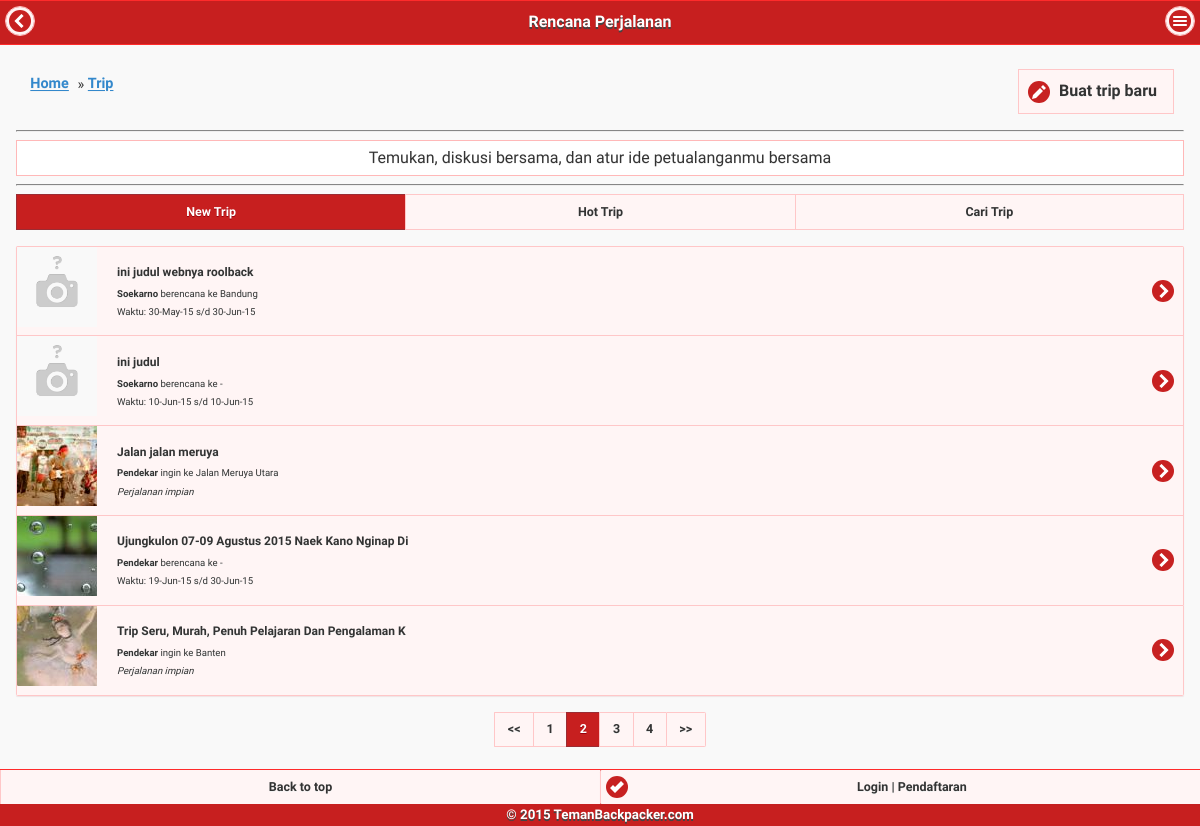
The page /trip/?page=2 on the database its author committed.
### tables this page shows
CREATE TABLE IF NOT EXISTS `tb_trip` (
  `trip_id` int(11) NOT NULL,
  `trip_user_id` int(11) NOT NULL,
  `trip_judul` varchar(50) DEFAULT NULL,
  `trip_tujuan` varchar(100) DEFAULT NULL,
  `trip_tujuan_geolat` double DEFAULT NULL,
  `trip_tujuan_geolng` double DEFAULT NULL,
  `trip_asal` varchar(100) DEFAULT NULL,
  `trip_asal_lat` double DEFAULT NULL,
  `trip_asal_lng` double DEFAULT NULL,
  `trip_jenis` char(2) DEFAULT NULL,
  `trip_kategori` char(2) DEFAULT NULL,
  `trip_date1` date DEFAULT NULL,
  `trip_date2` date DEFAULT NULL,
  `trip_detail` text,
  `trip_flag_comm` char(1) DEFAULT '0' COMMENT '1: ijinkan komentar | 0: tidak diijinkan komentar',
  `trip_flag_join` char(1) DEFAULT '0' COMMENT '1: ijinkan join | 0: tidak diijinkan join',
  `trip_created_date` timestamp NOT NULL DEFAULT CURRENT_TIMESTAMP,
  `trip_stats` int(11) NOT NULL DEFAULT '0',
  PRIMARY KEY (`trip_id`),
  KEY `idx_cari_tgl` (`trip_date1`,`trip_date2`)
);

### _include/db_function.php (called while the page is built, shortened)
<?php
include_once dirname(__FILE__).DIRECTORY_SEPARATOR.'fungsi.php';
$database = new mysqli(DBHOST, DBUSER, DBPASS, DBNAME);
$db =& $database;
function good_query($string, $debug=0)
{
    global $db;
    $result = $db->query($string);
    return $result;
}
?>

### _include/fungsi.php (called while the page is built, shortened)
<?php
function make_seo_name($title)
{
	return preg_replace('/[^a-z0-9_-]/i', '', strtolower(str_replace(' ', '-', trim($title))));
}
?>

### _include/trip.php (the view, shortened to what this page needs)
<?php
if(@$statuskoneksi != 'connected'){
	require_once dirname(__FILE__).DIRECTORY_SEPARATOR.'db_function.php';
}
function Tripnya ($sql)
{
    $result = good_query($sql);
    $arr = array();
    while ($row = mysqli_fetch_assoc($result)){
        $tujuan = "-";
        if (!empty($row['trip_tujuan'])) {
            $tujuan = implode(",", array_slice(explode(",", $row['trip_tujuan']), 0, 1));
        }
       if (trim($row['trip_date1']) == '0000-00-00'){
           $trip_date = "<i>Perjalanan impian</i>";
           $konjungsi = " ingin";
       }else{
           $trip_date = "Waktu: ".tanggalan($row['trip_date1']) ." s/d ". tanggalan($row['trip_date2']);
           $konjungsi = " berencana";
       }
       if (!empty($row['trip_gambar'])) {
            $foto = $row['trip_gambar'];
        } else {
            $foto = "default.gif";
        }
        $label = "<b>". $row['user_username'] ."</b>". $konjungsi ." ke ". $tujuan;
        if (!empty(@$row['distance'])){
            $arr[] = array("trip_id"            => $row['trip_id'],
                        "trip_judul"            => $row['trip_judul'],
                        "href"                  => URLSITUS . 'trip/lihat/' . make_seo_name($row['trip_judul']) . '/' . $row['trip_id'] .'/',
                        "label"                 => $row['user_username'],
                        "trip_created_date"     => $row['trip_created_date'],
                        "chat"                  => @$row['chat'],
                        "trip_gambar"           => $foto,
                        "trip_date"             => $trip_date,
                        "label"                 => $label,
                        "distance"              => $row['distance']
                        );
        }else{
            $arr[] = array("trip_id"            => $row['trip_id'],
                        "trip_judul"            => $row['trip_judul'],
                        "label"                 => $row['user_username'],
                        "trip_created_date"     => $row['trip_created_date'],
                        "chat"                  => @$row['chat'],
                        "trip_gambar"           => $foto,
                        "trip_date"             => $trip_date,
                        "label"                 => $label
                        );
        }
    }
    return $arr;
}
function Trip_load_new($page, $batas)
{
    $posisi = (int) $batas * ( (int) $page-1);
    $sql = "select *
            from v_trip_list
            limit {$posisi}, {$batas}" ;
    return Tripnya($sql);
}
function Trip_load_hot()
{
$sql ="select ( ((a.trip_stats)*0.3) + ((select count(1) from tb_chat b where b.chat_trip_id = a.trip_id)*0.7) ) as point,
        a.*
        from v_trip_list a
        where a.trip_created_date between date_sub(now(),INTERVAL 4 WEEK) and now()
        and (a.trip_date2 > now() OR a.trip_date2 = '0000-00-00')
        order by point desc limit 0, 10";
    return Tripnya($sql);
}
function Trip_list($trip_list) {
    if (empty($trip_list)) {
        echo 'Data Trip tidak ditemukan';
    } else {
        foreach ($trip_list as $t) {
            echo '<li>
                    <a href="' . URLSITUS . 'trip/lihat/' . make_seo_name($t['trip_judul']) . '/' . $t['trip_id'] . '/" data-ajax="false">
                        <img src="' . URLSITUS . '_gambar/galeri/thumb2/' . $t['trip_gambar'] . '" class="ui-li-thumb">
                        <p class="normalin"><b>' . $t['trip_judul'] .'</b></p>
                        <p class="hrfKecilBgt">' . @$t['label'] . '</p>
                        <p class="hrfKecilBgt normalin">' . $t['trip_date'] . '</p>
                    </a>
                 </li>';
        }
    }
}
?>

### css/tb.css (style rules this page uses)
.hrfKecilBgt { font-size: .6em !important; }
.normalin { white-space:normal !important; }

### rows shown on the page
tb_trip: trip_date1 "berencana", trip_tujuan "Bandung"
tb_trip: trip_judul "ini judul", user_username "Soekarno", trip_date1 "berencana", trip_date "Waktu: 10-Jun-15 s/d 10-Jun-15"
tb_trip: shows a picture, trip_judul "Jalan jalan meruya", user_username "Pendekar", trip_date1 "ingin", trip_tujuan "Jalan Meruya Utara", shows "Perjalanan impian"
tb_trip: shows a picture, trip_judul "Ujungkulon 07-09 Agustus 2015 Naek Kano Nginap Di", user_username "Pendekar", trip_date1 "berencana", trip_date "Waktu: 19-Jun-15 s/d 30-Jun-15"
tb_trip: shows a picture, trip_judul "Trip Seru, Murah, Penuh Pelajaran Dan Pengalaman K", user_username "Pendekar", trip_date1 "ingin", trip_tujuan "Banten", shows "Perjalanan impian"

### other values the page prints
$title "Rencana Perjalanan"
$url['text'] "Home"
$url['text'] "Trip"
$t['trip_judul'] "ini judul webnya roolback"
$row['user_username'] "Soekarno"
$t['trip_date'] "Waktu: 30-May-15 s/d 30-Jun-15"
